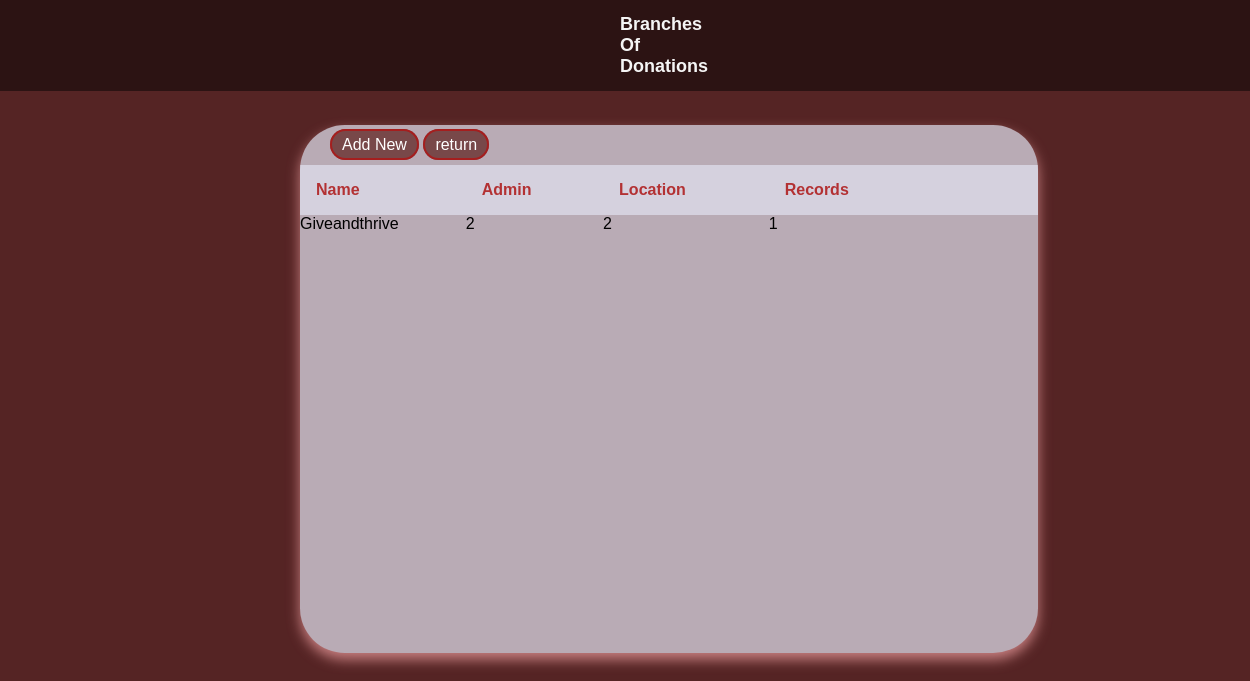
The app's page /adminPages/tabledriver/index.php, older data.
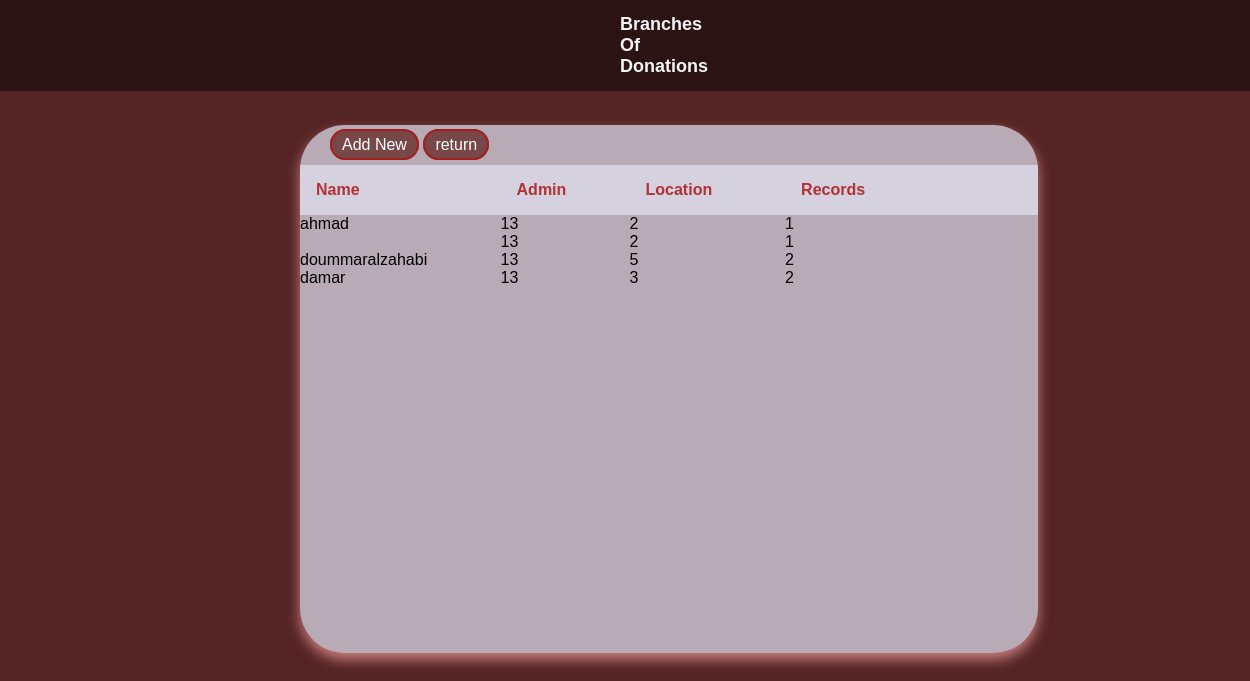
The same page, newer data.
### tables this page shows
CREATE TABLE `branch` (
  `id` int(50) NOT NULL,
  `adminid` int(50) NOT NULL,
  `name` varchar(50) NOT NULL,
  `location` int(11) NOT NULL,
  `records` int(11) NOT NULL,
  `parent_branchid` int(50) DEFAULT NULL
);

### adminPages/tabledriver/index.php (the view, shortened to what this page needs)
<?php
include "connection.php";
?>
<!DOCTYPE html>
<html lang="en">
<head>
  <link rel="stylesheet" href="./branchstyle.css">
</head>
<body>
  <nav class="navbar">
    Branches Of Donations
  </nav>
  <div class="container">
    <main class="table">
    <div class="butt">
    <a href="add_new.php" class="btn btn-dark mb-3">Add New</a>
    <a href="../profileAdmin.php" class="btn btn-dark mb-3">return</a>
    </div>
    <div class="table">
    <section class="table_body">
    <table class="table table-hover text-center">
      <thead class="table-dark">
        <tr>
          <th scope="col">name</th>
          <th scope="col">admin</th>
          <th scope="col">location</th>
          <th scope="col">records</th>
          <th></th>
          <th> </th>
        </tr>
      </thead>
      <tbody >
        <?php
        $sql = "SELECT * FROM `branch`";
        $result = mysqli_query($conn, $sql);
        while ($row = mysqli_fetch_assoc($result)) {
          echo "<tr>";
          echo "<td>".$row['name']."</td>";
          echo "<td>".$row['adminid']."</td>";
          echo "<td>".$row['location']."</td>";
          echo "<td>".$row['records']."</td>";
          echo "<td>
          <a href=edit.php?id=".$row["id"]." class='link-dark'><i class='fa-solid fa-pen-to-square fs-5 me-3'></i></a>
          <a href=delete.php?id=".$row["id"]." class='link-dark'><i class='fa-solid fa-trash fs-5'></i></a>
        </td>";
        echo "<tr>";
      }
        ?>
      </tbody>
    </table>
    </section>
    </main>
  </div>
</body>
</html>

Row changes from the older to the newer data that the page shows:
added branch: name "ahmad", adminid "13", location "2", records "1"
added branch: adminid "13", location "2", records "1"
added branch: name "doummaralzahabi", adminid "13", location "5", records "2"
changed branch: name "Giveandthrive" → "damar"; adminid "2" → "13"; location "2" → "3"; records "1" → "2"
